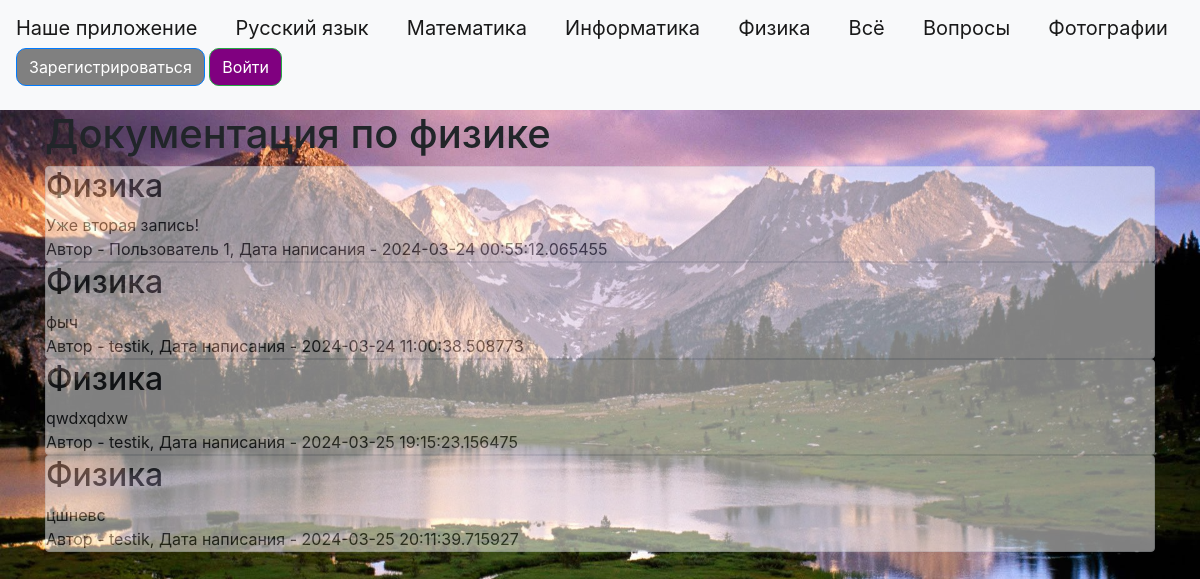
Screenshot of /phys.html with the database file from the repository.
### data/news.py (models this page shows)
class News(SqlAlchemyBase):
    __tablename__ = 'news'
    id = sqlalchemy.Column(sqlalchemy.Integer,
                           primary_key=True, autoincrement=True)
    title = sqlalchemy.Column(sqlalchemy.String, nullable=True)
    content = sqlalchemy.Column(sqlalchemy.String, nullable=True)
    created_date = sqlalchemy.Column(sqlalchemy.DateTime,
                                     default=datetime.datetime.now)
    is_question = sqlalchemy.Column(sqlalchemy.Boolean, default=True)
    user_id = sqlalchemy.Column(sqlalchemy.Integer,
                                sqlalchemy.ForeignKey("users.id"))
    user = orm.relationship('User')

### data/users.py (models this page shows, shortened)
class User(SqlAlchemyBase, UserMixin):
    __tablename__ = 'users'
    id = sqlalchemy.Column(sqlalchemy.Integer,
                           primary_key=True, autoincrement=True)
    name = sqlalchemy.Column(sqlalchemy.String, nullable=True)
    about = sqlalchemy.Column(sqlalchemy.String, nullable=True)
    email = sqlalchemy.Column(sqlalchemy.String,
                              index=True, unique=True, nullable=True)
    hashed_password = sqlalchemy.Column(sqlalchemy.String, nullable=True)
    created_date = sqlalchemy.Column(sqlalchemy.DateTime,
                                     default=datetime.datetime.now)
    news = orm.relationship("News", back_populates='user')

### main.py (the view)
@app.route("/phys.html")
def phys():
    db_sess = db_session.create_session()
    news = db_sess.query(News).filter(News.title == 'Физика').filter(News.is_question != True)
    return render_template("phys.html", news=news, title='PHYSICS Documentation')

### data/db_session.py (called while the page is built)
def create_session() -> Session:
    global __factory
    return __factory()

### templates/phys.html (shortened to what this page needs)
{% extends "base.html" %}
{% block content %}
<h1>Документация по физике</h1>
{% for item in news%}
<div class="col-md6 border rounded" style="background-color: white; opacity: .5;">
    <h2>{{item.title}}</h2>
    <div>
        {{item.content}}
    </div>
    <div>
        Автор - {{item.user.name}}, Дата написания - {{item.created_date}}
    </div>
</div>
{% endfor %}
{% endblock %}

### rows the page displays
News: title "Физика", content "Уже вторая запись!", user.name "Пользователь 1", created_date "2024-03-24 00:55:12.065455"
News: title "Физика", content "фыч", user.name "testik", created_date "2024-03-24 11:00:38.508773"
News: title "Физика", content "qwdxqdxw", user.name "testik", created_date "2024-03-25 19:15:23.156475"
News: title "Физика", content "цшневс", user.name "testik", created_date "2024-03-25 20:11:39.715927"
